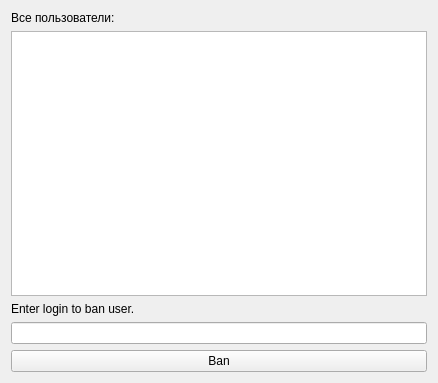
<?xml version="1.0" encoding="UTF-8"?>
<ui version="4.0">
 <class>FormUsers</class>
 <widget class="QWidget" name="FormUsers">
  <property name="geometry">
   <rect>
    <x>0</x>
    <y>0</y>
    <width>438</width>
    <height>383</height>
   </rect>
  </property>
  <property name="windowTitle">
   <string>Form</string>
  </property>
  <layout class="QVBoxLayout" name="verticalLayout">
   <item>
    <widget class="QLabel" name="allUsrsLb">
     <property name="sizePolicy">
      <sizepolicy hsizetype="Preferred" vsizetype="Fixed">
       <horstretch>0</horstretch>
       <verstretch>0</verstretch>
      </sizepolicy>
     </property>
     <property name="text">
      <string>Все пользователи:</string>
     </property>
    </widget>
   </item>
   <item>
    <widget class="QTextBrowser" name="textWithUsrs">
     <property name="sizePolicy">
      <sizepolicy hsizetype="Expanding" vsizetype="Expanding">
       <horstretch>0</horstretch>
       <verstretch>0</verstretch>
      </sizepolicy>
     </property>
    </widget>
   </item>
   <item>
    <widget class="QLabel" name="banLb">
     <property name="sizePolicy">
      <sizepolicy hsizetype="Minimum" vsizetype="Fixed">
       <horstretch>0</horstretch>
       <verstretch>0</verstretch>
      </sizepolicy>
     </property>
     <property name="text">
      <string>Enter login to ban user.</string>
     </property>
    </widget>
   </item>
   <item>
    <widget class="QLineEdit" name="banLn">
     <property name="sizePolicy">
      <sizepolicy hsizetype="Expanding" vsizetype="Maximum">
       <horstretch>0</horstretch>
       <verstretch>0</verstretch>
      </sizepolicy>
     </property>
    </widget>
   </item>
   <item>
    <widget class="QPushButton" name="banBtn">
     <property name="sizePolicy">
      <sizepolicy hsizetype="Minimum" vsizetype="Fixed">
       <horstretch>0</horstretch>
       <verstretch>0</verstretch>
      </sizepolicy>
     </property>
     <property name="layoutDirection">
      <enum>Qt::RightToLeft</enum>
     </property>
     <property name="text">
      <string>Ban</string>
     </property>
    </widget>
   </item>
  </layout>
 </widget>
 <resources/>
 <connections/>
</ui>
